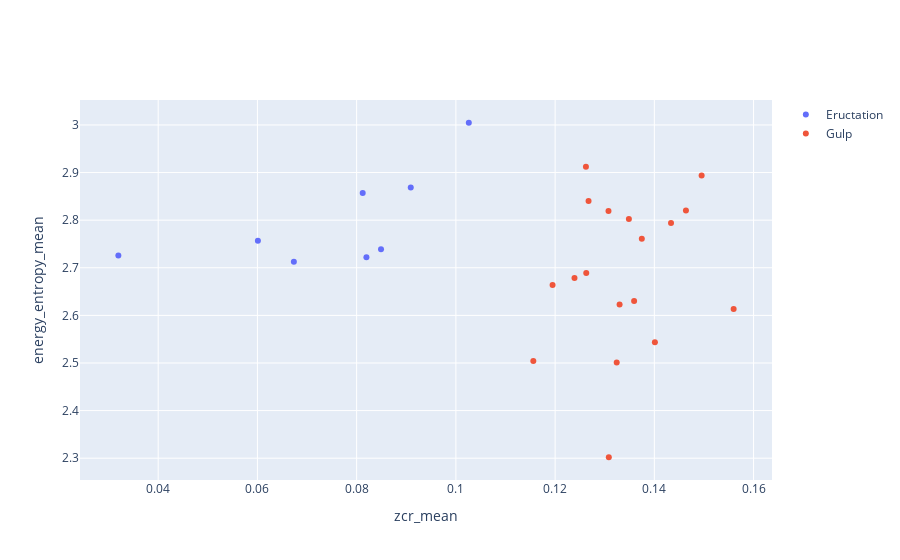

Notebook code for this chart:
### Code cell
from pyAudioAnalysis import MidTermFeatures as aF
import os
import numpy as np
import plotly.graph_objs as go 
import plotly
audio_dirs = [os.path.join('E:/Files','Acoustic Data', 'Eructation'), os.path.join('E:/Files','Acoustic Data', 'Gulp')] 
class_names = [os.path.basename(d) for d in audio_dirs] 
#print(class_names)
m_win, m_step, s_win, s_step = 1, 1, 0.1, 0.05 

# segment-level feature extraction:
features = [] 

for d in audio_dirs: # get feature matrix for each directory (class) 
    f, files, fn = aF.directory_feature_extraction(d, m_win, m_step, 
                                                   s_win, s_step) 
    
    features.append(f)

#print(len(features))
print(features[0].shape, features[1].shape)
print(fn)

# select 2 features and create feature matrices for the two classes:
f1 = np.array([features[0][:, fn.index('zcr_mean')],
               features[0][:, fn.index('energy_entropy_mean')]])
f2 = np.array([features[1][:, fn.index('zcr_mean')],
               features[1][:, fn.index('energy_entropy_mean')]])

plots = [go.Scatter(x=f1[0, :],  y=f1[1, :], 
                    name=class_names[0], mode='markers'),
         go.Scatter(x=f2[0, :], y=f2[1, :], 
                    name=class_names[1], mode='markers')]
mylayout = go.Layout(xaxis=dict(title="zcr_mean"),
                     yaxis=dict(title="energy_entropy_mean"))
plotly.offline.iplot(go.Figure(data=plots, layout=mylayout))

### Figure 1 — Plotly figure (JSON) as saved in the notebook; plotly's stock layout.template omitted (floating-point values rounded to 4 significant figures)
{"data": [{"mode": "markers", "name": "Eructation", "type": "scatter", "x": [0.08122, 0.08197, 0.06734, 0.03197, 0.0601, 0.08491, 0.1026, 0.0909], "y": [2.857, 2.722, 2.713, 2.726, 2.757, 2.739, 3.005, 2.869]}, {"mode": "markers", "name": "Gulp", "type": "scatter", "x": [0.1308, 0.133, 0.1239, 0.1434, 0.1359, 0.1262, 0.1156, 0.1349, 0.1375, 0.1263, 0.1324, 0.1195, 0.1267, 0.156, 0.1308, 0.1464, 0.1495, 0.1401], "y": [2.819, 2.623, 2.679, 2.794, 2.63, 2.912, 2.504, 2.802, 2.761, 2.689, 2.501, 2.664, 2.84, 2.613, 2.302, 2.821, 2.894, 2.544]}], "layout": {"xaxis": {"title": {"text": "zcr_mean"}}, "yaxis": {"title": {"text": "energy_entropy_mean"}}}}
